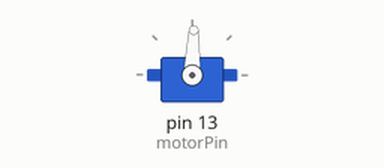
Recording of a sketch running on a simulated Arduino Uno, built with avr-gcc and run on an emulated ATmega328P. Shown: servo.

Above: at 0.1 s.
At 3.1 s:
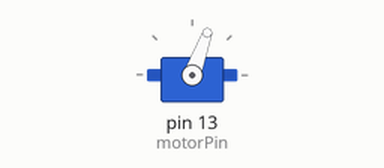
Timing chart, 0 to 4.6 s (numbered marks = the images above):
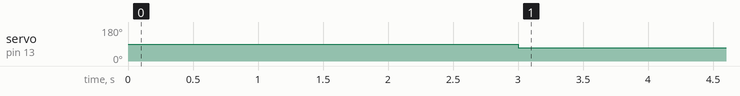

Measured:
- by itself, servo on pin 13 (motorPin): 88° → 70° at 3.0 s

The sketch:

motor-only.ino
```cpp
#include <Servo.h>
#define motorPin 13

Servo Servo1;

void setup() {


  // put your setup code here, to run once:
    Servo1.attach(motorPin);
        Servo1.write(88.5);
            delay(3000);                    // Allow the ECU to initialize
}

void loop() {
  // put your main code here, to run repeatedly:
    Servo1.write(70);
}
```
